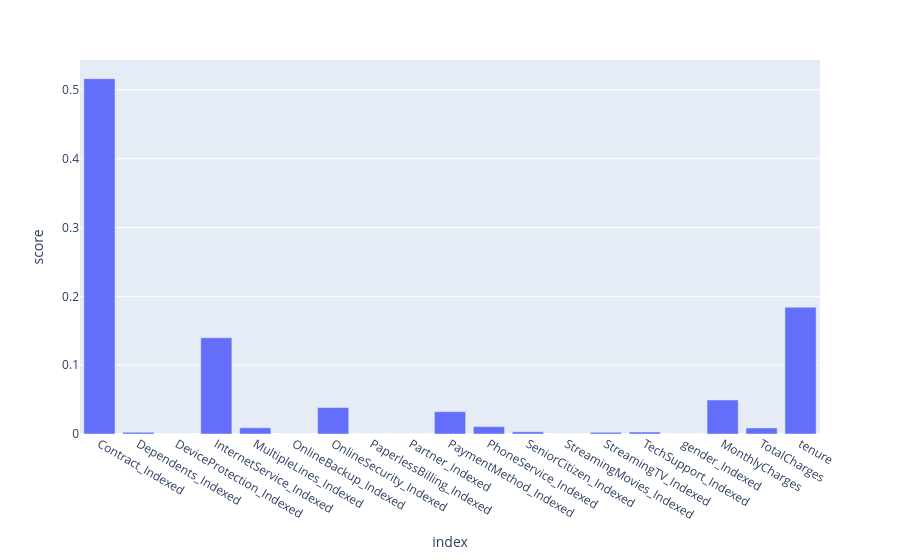

Notebook code for this chart:
### Code cell
px.bar(df,y="score")

### Figure 1 — Plotly figure (JSON) as saved in the notebook; plotly's stock layout.template omitted (floating-point values rounded to 4 significant figures)
{"data": [{"hovertemplate": "index=%{x}<br>score=%{y}<extra></extra>", "legendgroup": "", "marker": {"color": "#636efa", "pattern": {"shape": ""}}, "name": "", "orientation": "v", "showlegend": false, "textposition": "auto", "type": "bar", "x": ["Contract_Indexed", "Dependents_Indexed", "DeviceProtection_Indexed", "InternetService_Indexed", "MultipleLines_Indexed", "OnlineBackup_Indexed", "OnlineSecurity_Indexed", "PaperlessBilling_Indexed", "Partner_Indexed", "PaymentMethod_Indexed", "PhoneService_Indexed", "SeniorCitizen_Indexed", "StreamingMovies_Indexed", "StreamingTV_Indexed", "TechSupport_Indexed", "gender_Indexed", "MonthlyCharges", "TotalCharges", "tenure"], "xaxis": "x", "y": [0.5161, 0.002529, 0.0, 0.1398, 0.009046, 0.0, 0.03848, 0.0, 0.0, 0.03243, 0.01073, 0.003228, 0.0, 0.002518, 0.002864, 0.0, 0.04944, 0.008721, 0.1841], "yaxis": "y"}], "layout": {"barmode": "relative", "legend": {"tracegroupgap": 0}, "margin": {"t": 60}, "xaxis": {"anchor": "y", "domain": [0, 1], "title": {"text": "index"}}, "yaxis": {"anchor": "x", "domain": [0, 1], "title": {"text": "score"}}}}
